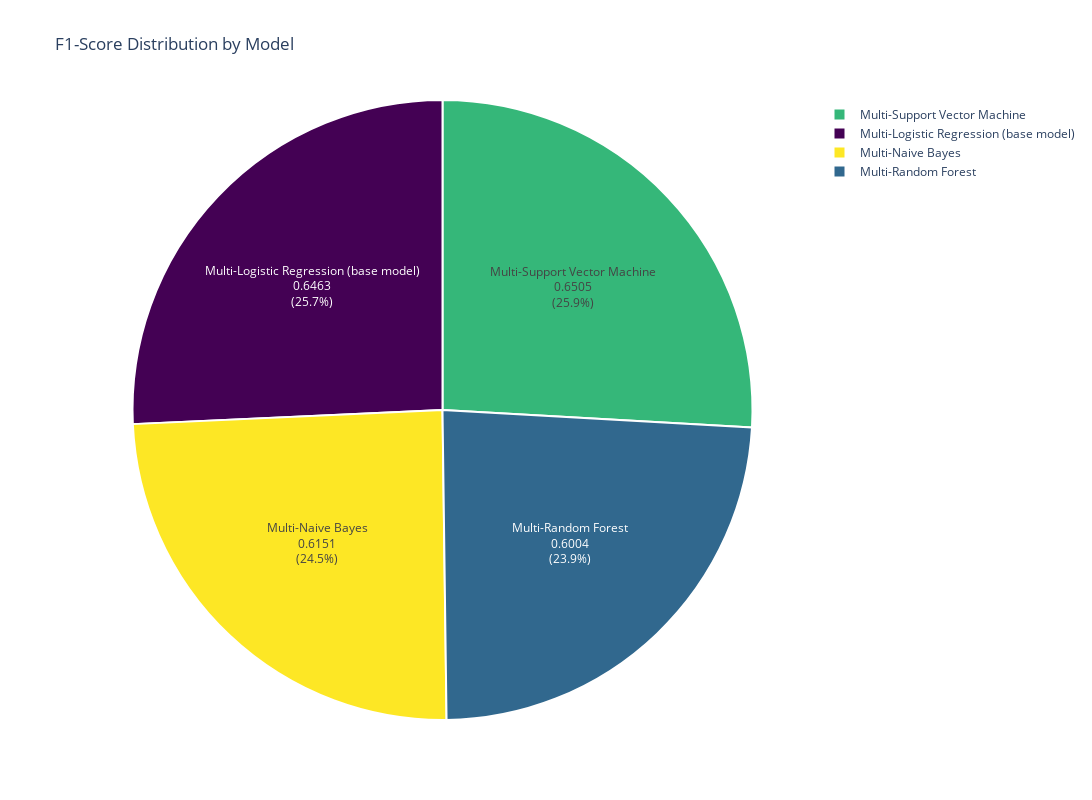

The notebook cell saved with this chart:
### Code cell
# Plot 2. F1-Score comparison (interactive pie chart)
viridis_colors = pc.sample_colorscale('Viridis', [i / (len(multi_results_df) - 1) for i in range(len(multi_results_df))])

fig_pie = go.Figure(
    go.Pie(
        labels=multi_results_df.index,
        values=multi_results_df['f1_score'],
        textinfo='label+percent+value',
        texttemplate='%{label}<br>%{value:.4f}<br>(%{percent})',
        marker=dict(colors=viridis_colors, line=dict(color='white', width=2))
    )
)

fig_pie.update_layout(
    title='F1-Score Distribution by Model',
    height=800,
    width=1100
)

fig_pie.show()

### Figure 1 — Plotly figure (JSON) as saved in the notebook; plotly's stock layout.template omitted (floating-point values rounded to 4 significant figures)
{"data": [{"labels": ["Multi-Logistic Regression (base model)", "Multi-Random Forest", "Multi-Support Vector Machine", "Multi-Naive Bayes"], "marker": {"colors": ["rgb(68, 1, 84)", "rgb(49, 104, 142)", "rgb(53, 183, 121)", "rgb(253, 231, 37)"], "line": {"color": "white", "width": 2}}, "textinfo": "label+percent+value", "texttemplate": "%{label}<br>%{value:.4f}<br>(%{percent})", "type": "pie", "values": [0.6463, 0.6004, 0.6505, 0.6151]}], "layout": {"height": 800, "title": {"text": "F1-Score Distribution by Model"}, "width": 1100}}
